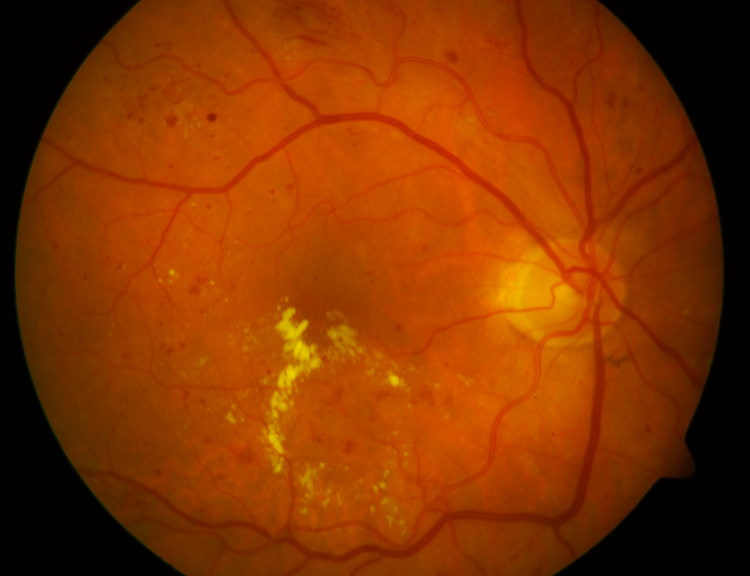
#> input picture diaretdb1/diaretdb1_image019.png, 1500 x 1152 px, found by its file name (shown at 1/2 size)
$ python figura4.py
#> lines starting #> are read from the running program, lines starting #| are printed output that depends on the picture; after the words box and inside, x2 and y2 are one past the last pixel; in counts of white or black regions, pixels touching at a corner belong together
import cv2
import matplotlib.pyplot as plt
import numpy as np

# Caminho da Imagem
caminho_imagem = 'C:/Users/Anderson/Desktop/trabalhoPDI/diaretdb1/diaretdb1_image019.png'

# Carregar Imagem
imagem = cv2.imread(caminho_imagem)
#> imagem is the input picture: shape (1152, 1500, 3); mean B, G, R 0.2, 52.9, 132.6

# Verificar se a imagem foi carregada corretamente
if imagem is None:
    raise FileNotFoundError(f"Não foi possível carregar a imagem do caminho: {caminho_imagem}")

# Diminuir tamanho da Imagem (ajuste o valor de dim conforme necessário)
scalaPercent = 20
width = int(imagem.shape[1] * scalaPercent / 100)
#> width = 300
height = int(imagem.shape[0] * scalaPercent / 100)
#> height = 230
dim = (width, height)
#> dim = (300, 230)
imagem = cv2.resize(imagem, dim, interpolation=cv2.INTER_AREA)
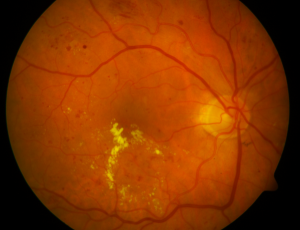
#> imagem: shape (230, 300, 3); mean B, G, R 0, 52.9, 132.6

# Aplicar Filtro Gaussiano para eliminar ruído
imagem2 = cv2.GaussianBlur(src=imagem, ksize=(3, 3), sigmaX=0)

# Extração do canal verde
imagem3 = imagem.copy()
imagem3[:, :, 0] = 0  # Remover canal azul
#> imagem3: shape (230, 300, 3); 3.45% of pixels changed, all inside (x1, y1, x2, y2) = (1, 0, 300, 230)
imagem3[:, :, 2] = 0  # Remover canal vermelho
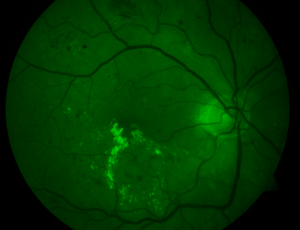
#> imagem3: shape (230, 300, 3); mean B, G, R 0, 52.9, 0

# Conversão para tons de cinza
imagem4 = cv2.cvtColor(imagem, cv2.COLOR_BGR2GRAY)
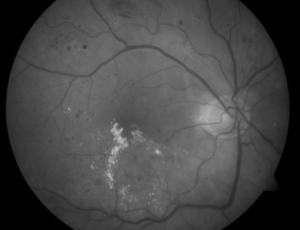
#> imagem4: shape (230, 300); min 0, max 189, mean 70.7
imagem4 = cv2.cvtColor(imagem4, cv2.COLOR_GRAY2BGR)
#> imagem4: shape (230, 300, 3)

# Concatenar imagens
final = np.concatenate((imagem, imagem2), axis=1)
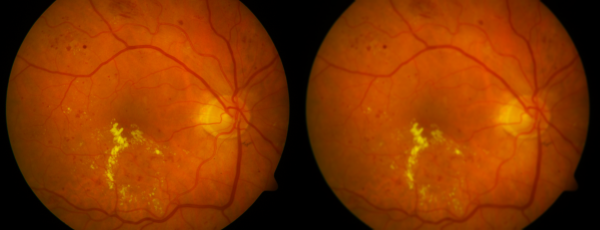
#> final: shape (230, 600, 3); mean B, G, R 0, 52.9, 132.6
final2 = np.concatenate((imagem3, imagem4), axis=1)
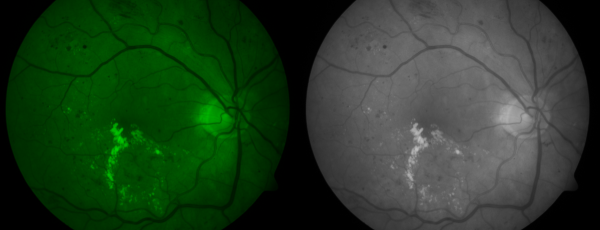
#> final2: shape (230, 600, 3); mean B, G, R 35.3, 61.8, 35.3
resultado_final = np.concatenate((final, final2), axis=0)
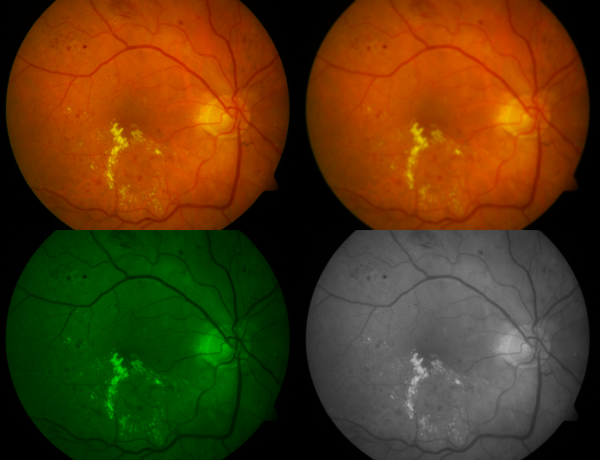
#> resultado_final: shape (460, 600, 3); mean B, G, R 17.7, 57.3, 84

# Exibir Imagem Resultante
plt.figure(figsize=(12, 8))
plt.imshow(cv2.cvtColor(resultado_final, cv2.COLOR_BGR2RGB))
plt.title("Figura 4 - Etapas de pré-processamento - a)Imagem Original, b)Remoção de ruído, c)Extração do canal verde d)Conversão da Escala cinza")
plt.axis('off')
plt.show()

$ run again, with diaretdb1/diaretdb1_image001.png copied over diaretdb1/diaretdb1_image019.png
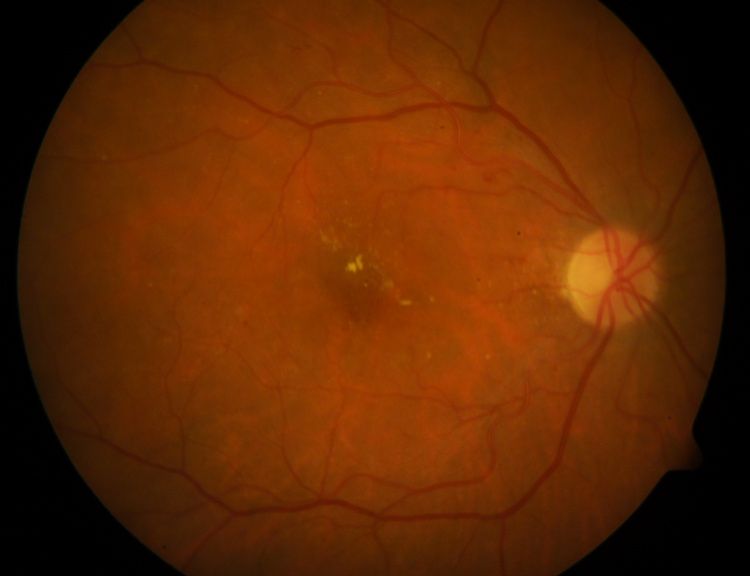
#> input picture diaretdb1/diaretdb1_image001.png, 1500 x 1152 px, found by its file name (shown at 1/2 size)
#> imagem is the input picture: shape (1152, 1500, 3); mean B, G, R 2.8, 40, 94.9
#> imagem: shape (230, 300, 3)
#> `final2 = np.concatenate((imagem3, imagem4), axis=1)`:
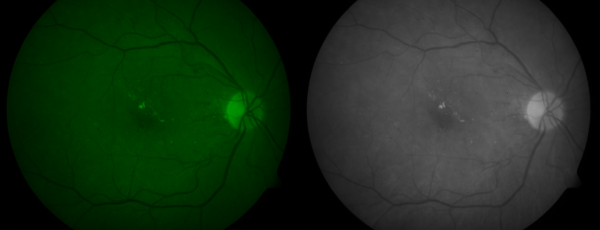
#> final2: shape (230, 600, 3); mean B, G, R 26.1, 46.1, 26.1
#> `resultado_final = np.concatenate((final, final2), axis=0)`:
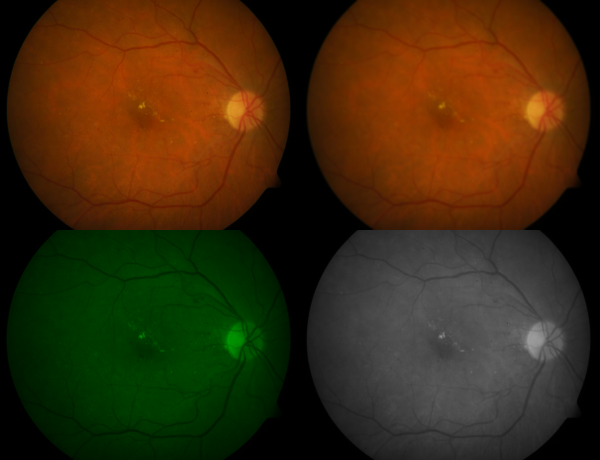
#> resultado_final: shape (460, 600, 3); mean B, G, R 14.4, 43, 60.5

$ run again, with diaretdb1/diaretdb1_image002.png copied over diaretdb1/diaretdb1_image019.png
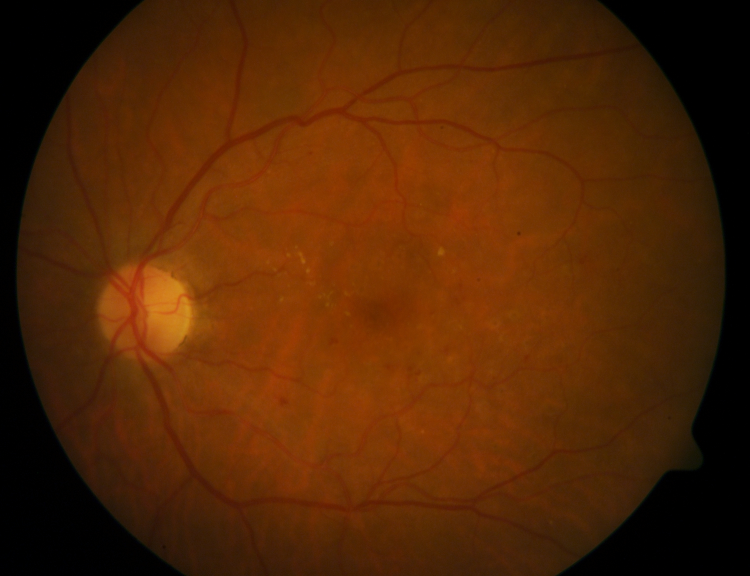
#> input picture diaretdb1/diaretdb1_image002.png, 1500 x 1152 px, found by its file name (shown at 1/2 size)
#> imagem is the input picture: shape (1152, 1500, 3); mean B, G, R 4, 37.8, 82.8
#> imagem: shape (230, 300, 3)
#> `final2 = np.concatenate((imagem3, imagem4), axis=1)`:
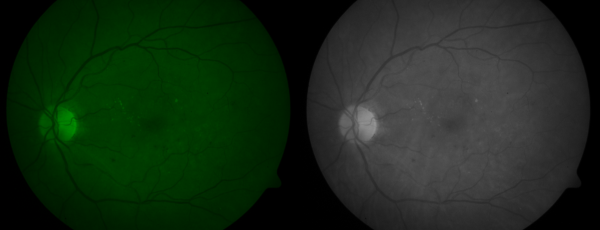
#> final2: shape (230, 600, 3); mean B, G, R 23.7, 42.6, 23.7
#> `resultado_final = np.concatenate((final, final2), axis=0)`:
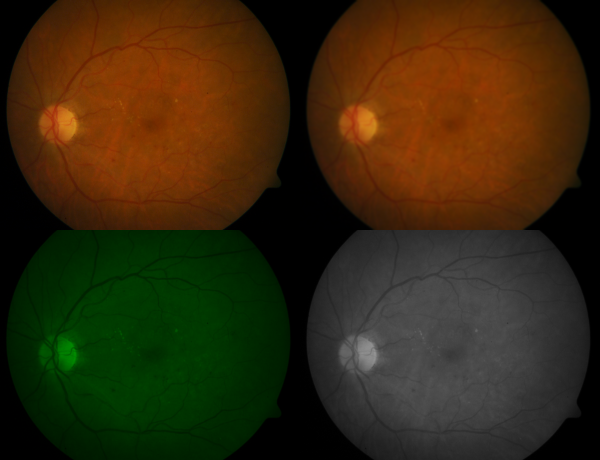
#> resultado_final: shape (460, 600, 3); mean B, G, R 13.8, 40.2, 53.2

$ run again, with diaretdb1/diaretdb1_image003.png copied over diaretdb1/diaretdb1_image019.png
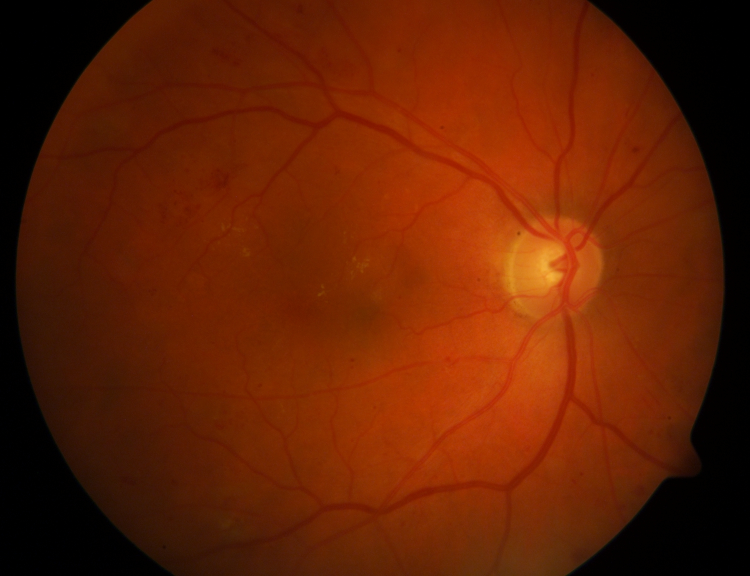
#> input picture diaretdb1/diaretdb1_image003.png, 1500 x 1152 px, found by its file name (shown at 1/2 size)
#> imagem is the input picture: shape (1152, 1500, 3); mean B, G, R 3, 32.9, 99.5
#> imagem: shape (230, 300, 3)
#> `final2 = np.concatenate((imagem3, imagem4), axis=1)`:
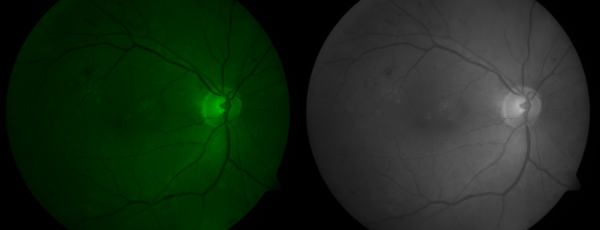
#> final2: shape (230, 600, 3); mean B, G, R 24.7, 41.2, 24.7
#> `resultado_final = np.concatenate((final, final2), axis=0)`:
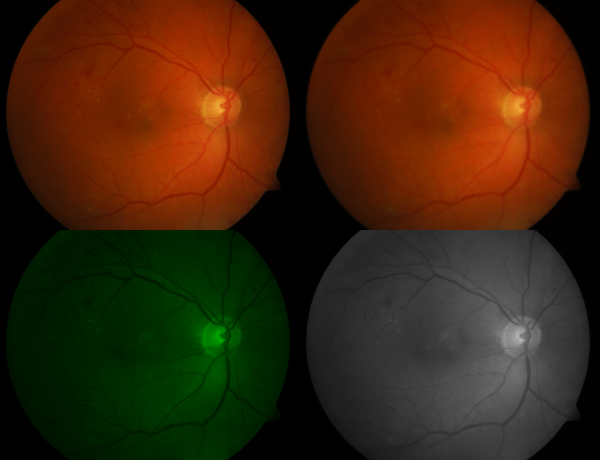
#> resultado_final: shape (460, 600, 3); mean B, G, R 13.8, 37, 62.1
